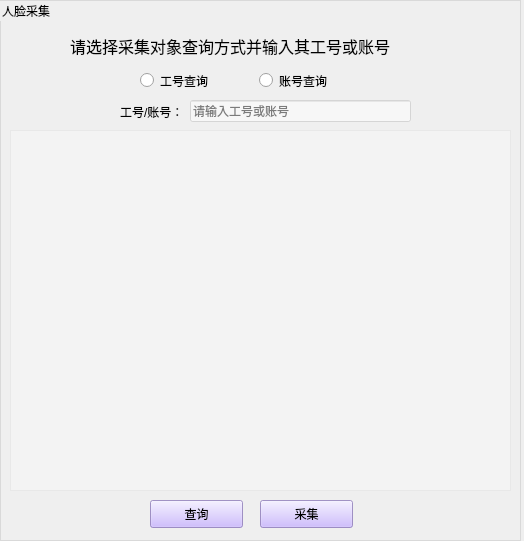
<?xml version="1.0" encoding="UTF-8"?>
<ui version="4.0">
 <class>Form</class>
 <widget class="QWidget" name="Form">
  <property name="geometry">
   <rect>
    <x>0</x>
    <y>0</y>
    <width>524</width>
    <height>541</height>
   </rect>
  </property>
  <property name="minimumSize">
   <size>
    <width>524</width>
    <height>541</height>
   </size>
  </property>
  <property name="maximumSize">
   <size>
    <width>524</width>
    <height>541</height>
   </size>
  </property>
  <property name="windowTitle">
   <string>Form</string>
  </property>
  <property name="styleSheet">
   <string notr="true"/>
  </property>
  <widget class="QGroupBox" name="groupBox">
   <property name="geometry">
    <rect>
     <x>0</x>
     <y>0</y>
     <width>521</width>
     <height>541</height>
    </rect>
   </property>
   <property name="styleSheet">
    <string notr="true">QGroupBox {
border:1px solid rgb(217, 217, 217);
}</string>
   </property>
   <property name="title">
    <string>人脸采集</string>
   </property>
   <widget class="QPushButton" name="btn_check">
    <property name="geometry">
     <rect>
      <x>150</x>
      <y>500</y>
      <width>93</width>
      <height>28</height>
     </rect>
    </property>
    <property name="styleSheet">
     <string notr="true">background-color: rgb(194, 170, 255,200);
</string>
    </property>
    <property name="text">
     <string>查询</string>
    </property>
   </widget>
   <widget class="QLabel" name="label_11">
    <property name="geometry">
     <rect>
      <x>70</x>
      <y>30</y>
      <width>401</width>
      <height>31</height>
     </rect>
    </property>
    <property name="font">
     <font>
      <family>华文行楷</family>
      <pointsize>12</pointsize>
     </font>
    </property>
    <property name="text">
     <string>请选择采集对象查询方式并输入其工号或账号</string>
    </property>
   </widget>
   <widget class="QWidget" name="layoutWidget">
    <property name="geometry">
     <rect>
      <x>140</x>
      <y>70</y>
      <width>231</width>
      <height>21</height>
     </rect>
    </property>
    <layout class="QHBoxLayout" name="horizontalLayout">
     <item>
      <widget class="QRadioButton" name="radioButton_psid">
       <property name="text">
        <string>工号查询</string>
       </property>
      </widget>
     </item>
     <item>
      <widget class="QRadioButton" name="radioButton_adid">
       <property name="text">
        <string>账号查询</string>
       </property>
      </widget>
     </item>
    </layout>
   </widget>
   <widget class="QTableWidget" name="tableWidget">
    <property name="geometry">
     <rect>
      <x>10</x>
      <y>130</y>
      <width>501</width>
      <height>361</height>
     </rect>
    </property>
    <property name="styleSheet">
     <string notr="true">background-color: rgb(255, 255, 255,60);</string>
    </property>
   </widget>
   <widget class="QWidget" name="layoutWidget">
    <property name="geometry">
     <rect>
      <x>120</x>
      <y>100</y>
      <width>291</width>
      <height>23</height>
     </rect>
    </property>
    <layout class="QHBoxLayout" name="horizontalLayout_2">
     <item>
      <widget class="QLabel" name="label">
       <property name="text">
        <string>工号/账号：</string>
       </property>
       <property name="buddy">
        <cstring>lineEdit</cstring>
       </property>
      </widget>
     </item>
     <item>
      <widget class="QLineEdit" name="lineEdit">
       <property name="styleSheet">
        <string notr="true">background-color: rgb(255, 255, 255,120);</string>
       </property>
       <property name="placeholderText">
        <string>请输入工号或账号</string>
       </property>
      </widget>
     </item>
    </layout>
   </widget>
   <widget class="QPushButton" name="btn_record">
    <property name="geometry">
     <rect>
      <x>260</x>
      <y>500</y>
      <width>93</width>
      <height>28</height>
     </rect>
    </property>
    <property name="styleSheet">
     <string notr="true">background-color: rgb(194, 170, 255,200);
</string>
    </property>
    <property name="text">
     <string>采集</string>
    </property>
   </widget>
  </widget>
 </widget>
 <tabstops>
  <tabstop>radioButton_psid</tabstop>
  <tabstop>radioButton_adid</tabstop>
  <tabstop>lineEdit</tabstop>
  <tabstop>tableWidget</tabstop>
  <tabstop>btn_check</tabstop>
  <tabstop>btn_record</tabstop>
 </tabstops>
 <resources/>
 <connections/>
</ui>
